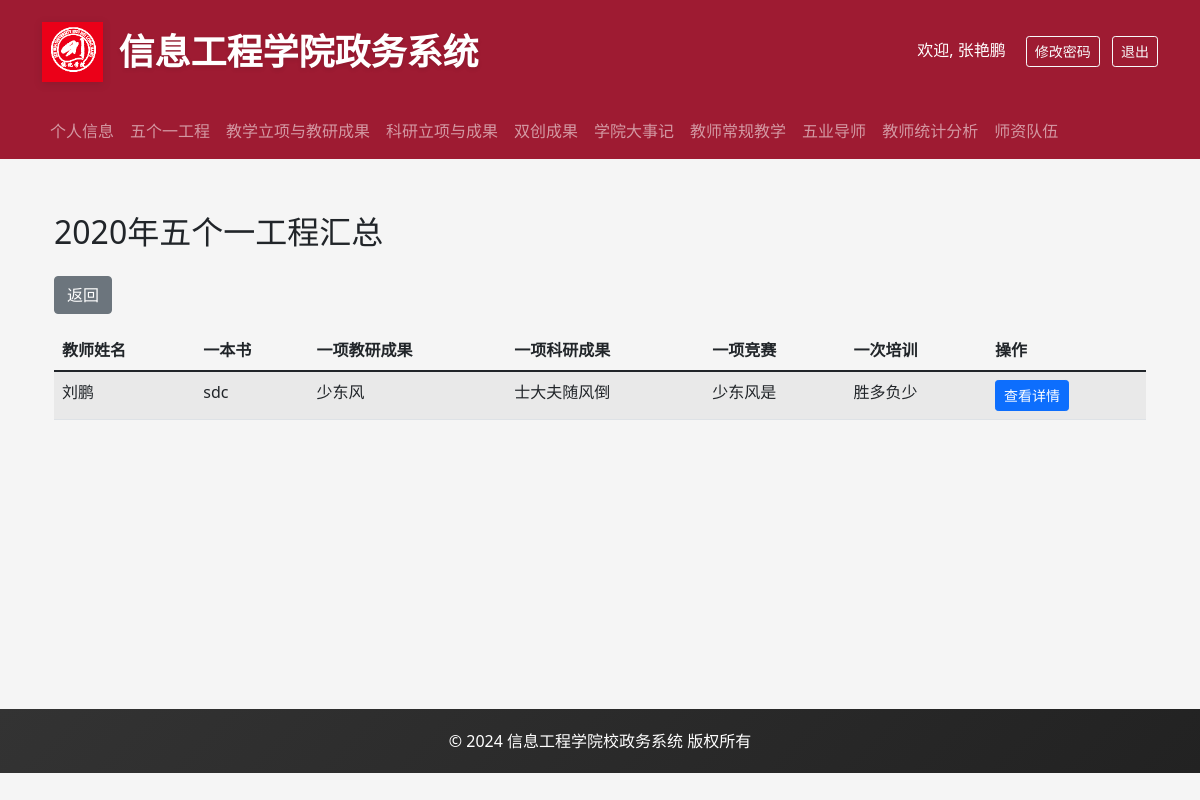
The page /view_five_one/2020 (signed in) on the database its author committed.
### backend/models.py (models this page shows, shortened)
class User(UserMixin, db.Model):
    __tablename__ = 'users'
    id = db.Column(db.Integer, primary_key=True)
    username = db.Column(db.String(80), unique=True, nullable=False)
    password_hash = db.Column(db.String(128))
    role = db.Column(db.String(20), nullable=False)  # admin, teacher, student
    name = db.Column(db.String(80))
    gender = db.Column(db.String(10))
    birth_date = db.Column(db.Date)
    email = db.Column(db.String(120), unique=True)
    phone = db.Column(db.String(20))
    employee_number = db.Column(db.String(20))
    ethnicity = db.Column(db.String(50))  # 民族
    id_number = db.Column(db.String(18))  # 身份证号
    political_status = db.Column(db.String(50))  # 政治面貌
    party_join_date = db.Column(db.Date)  # 入党时间
    party_branch = db.Column(db.String(100))  # 所属党支部
    hometown = db.Column(db.String(100))  # 籍贯
    address = db.Column(db.String(200))  # 家庭住址
    education_level = db.Column(db.String(50))  # 学历
    education_date = db.Column(db.Date)  # 获得学历时间
    degree = db.Column(db.String(50))  # 学位
    degree_date = db.Column(db.Date)  # 获得学位时间
    bachelor_school = db.Column(db.String(100))  # 本科毕业学校
    master_school = db.Column(db.String(100))  # 硕士毕业学校
    phd_school = db.Column(db.String(100))  # 博士毕业学校
    major = db.Column(db.String(100))  # 专业
    teaching_group = db.Column(db.String(100))  # 教研室
    is_dual_teacher = db.Column(db.String(10))  # 是否双师
    award_title = db.Column(db.String(100))  # 获得奖励称号
    talent_title = db.Column(db.String(100))  # 人才称号
    research_direction = db.Column(db.String(200))  # 研究方向
    work_start_date = db.Column(db.Date)  # 入校时间
    career_start_date = db.Column(db.Date)  # 参加工作时间
    highest_title = db.Column(db.String(50))  # 最高级职称
    highest_title_date = db.Column(db.Date)  # 获得最高级职称时间
    position = db.Column(db.String(50))  # 职务
    subject = db.Column(db.String(50))  # 学科
    department = db.Column(db.String(100))  # 所属院系
    photo_path = db.Column(db.String(200))  # 照片路径
    teaching_team = db.Column(db.String(100))  # 所属教学团队
    research_team = db.Column(db.String(100))  # 所属科研团队
    project_group = db.Column(db.String(100))  # 所属课题组
    hire_date = db.Column(db.Date)             # 入职日期

class BookRecord(db.Model):
    id = db.Column(db.Integer, primary_key=True)
    project_id = db.Column(db.Integer, db.ForeignKey('five_one_project.id'), nullable=False)
    book_title = db.Column(db.String(200), nullable=False)
    book_number = db.Column(db.String(50))
    publish_date = db.Column(db.Date)
    publisher = db.Column(db.String(100))
    author = db.Column(db.String(100))
    has_notes = db.Column(db.Boolean, default=False)
    created_at = db.Column(db.DateTime, default=datetime.utcnow)
    def to_dict(self):
        return {
            'id': self.id,
            'project_id': self.project_id,
            'book_title': self.book_title,
            'book_number': self.book_number,
            'publish_date': self.publish_date.strftime('%Y-%m-%d %H:%M:%S') if self.publish_date else None,
            'publisher': self.publisher,
            'author': self.author,
            'has_notes': self.has_notes,
            'created_at': self.created_at.strftime('%Y-%m-%d %H:%M:%S') if self.created_at else None,
        }

class TeachingRecord(db.Model):
    id = db.Column(db.Integer, primary_key=True)
    project_id = db.Column(db.Integer, db.ForeignKey('five_one_project.id'), nullable=False)
    achievement_name = db.Column(db.String(200), nullable=False)
    achievement_type = db.Column(db.String(50))
    achievement_date = db.Column(db.Date)
    achievement_ranking = db.Column(db.String(50))
    created_at = db.Column(db.DateTime, default=datetime.utcnow)
    def to_dict(self):
        return {
            'id': self.id,
            'project_id': self.project_id,
            'achievement_name': self.achievement_name,
            'achievement_type': self.achievement_type,
            'achievement_date': self.achievement_date,
            'achievement_ranking': self.achievement_ranking,
            'created_at': self.created_at.strftime('%Y-%m-%d %H:%M:%S') if self.created_at else None,
        }

class ResearchRecord(db.Model):
    id = db.Column(db.Integer, primary_key=True)
    project_id = db.Column(db.Integer, db.ForeignKey('five_one_project.id'), nullable=False)
    achievement_name = db.Column(db.String(200), nullable=False)
    research_type = db.Column(db.String(50))
    research_date = db.Column(db.Date)
    research_ranking = db.Column(db.String(50))
    created_at = db.Column(db.DateTime, default=datetime.utcnow)
    def to_dict(self):
        return {
            'id': self.id,
            'project_id': self.project_id,
            'achievement_name': self.achievement_name,
            'research_type': self.research_type,
            'research_date': self.research_date.strftime('%Y-%m-%d %H:%M:%S') if self.research_date else None,
            'research_ranking': self.research_ranking,
            'created_at': self.created_at.strftime('%Y-%m-%d %H:%M:%S') if self.created_at else None,
        }

class CompetitionRecord(db.Model):
    id = db.Column(db.Integer, primary_key=True)
    project_id = db.Column(db.Integer, db.ForeignKey('five_one_project.id'), nullable=False)
    competition_name = db.Column(db.String(200), nullable=False)
    competition_organizer = db.Column(db.String(100))
    competition_type = db.Column(db.String(50))
    competition_date = db.Column(db.Date)
    award_level = db.Column(db.String(50))
    student_names = db.Column(db.String(200))
    created_at = db.Column(db.DateTime, default=datetime.utcnow)
    def to_dict(self):
        return {
            'id': self.id,
            'project_id': self.project_id,
            'competition_name': self.competition_name,
            'competition_organizer': self.competition_organizer,
            'competition_type': self.competition_type,
            'competition_date': self.competition_date.strftime('%Y-%m-%d %H:%M:%S') if self.competition_date else None,
            'award_level': self.award_level,
            'student_names': self.student_names,
            'created_at': self.created_at.strftime('%Y-%m-%d %H:%M:%S') if self.created_at else None,
        }

class TrainingRecord(db.Model):
    id = db.Column(db.Integer, primary_key=True)
    project_id = db.Column(db.Integer, db.ForeignKey('five_one_project.id'), nullable=False)
    training_name = db.Column(db.String(200), nullable=False)
    training_organizer = db.Column(db.String(100))
    training_date = db.Column(db.Date)
    training_location = db.Column(db.String(100))
    training_description = db.Column(db.Text)
    created_at = db.Column(db.DateTime, default=datetime.utcnow)
    def to_dict(self):
        return {
            'id': self.id,
            'project_id': self.project_id,
            'training_name': self.training_name,
            'training_organizer': self.training_organizer,
            'training_date': self.training_date.strftime('%Y-%m-%d %H:%M:%S') if self.training_date else None,
            'training_location': self.training_location,
            'training_description': self.training_description,
            'created_at': self.created_at.strftime('%Y-%m-%d %H:%M:%S') if self.created_at else None,
        }

### backend/app.py (the view, shortened to what this page needs)
@app.route('/view_five_one')
@app.route('/view_five_one/<int:year>')
@login_required
def view_five_one(year):
    try:
        if not year:
            year = datetime.now().year
        teacher_id = request.args.get('teacher_id',type=int)
        year = int(year)
        if can_view_all_five_one():
            if teacher_id:
                record = FiveOneProject.query.filter_by(year=year, teacher_id=teacher_id).first()
                if not record:
                    teacher_name = User.query.get(teacher_id).name
                    flash(f'{teacher_name}还未编辑{year}年信息','info')
                    return redirect(url_for('view_five_one', year=year, teacher_id=teacher_id))
                return render_template('view_five_one.html',record=record,year=year,teacher_id=teacher_id)
            else:
                records = FiveOneProject.query.filter_by(year=year).all()
                teachers = {r.teacher_id: User.query.get(r.teacher_id).name for r in records}
                record_list = []
                for r in records:
                    record_list.append({
                        'teacher_id': r.teacher_id,
                        'book_records': [b.to_dict() for b in r.book_records],
                        'teaching_records': [t.to_dict() for t in r.teaching_records],
                        'research_records': [t.to_dict() for t in r.research_records],
                        'competition_records': [t.to_dict() for t in r.competition_records],
                        'training_records': [t.to_dict() for t in r.training_records],
                    })
                years = [y for y in range(2022,datetime.now().year + 1)]
                return render_template('view_five_one_list.html',
                                       records=record_list,
                                       teachers=teachers,
                                       year=year,
                                       years=years,)
    except Exception as e:
        flash(f'获取数据时发生错误：{str(e)}', 'error')
        return redirect(url_for('five_one'))

### frontend/templates/view_five_one_list.html (shortened to what this page needs)
{% extends "base.html" %}
{% block content %}
<div class="container mt-4">
    <h2 class="mb-4">{{ year }}年五个一工程汇总</h2>
    <div class="mb-3">
        <a href="{{ url_for('five_one') }}" class="btn btn-secondary">返回</a>
    </div>
    <div class="table-responsive">
        <table class="table table-striped table-hover">
            <thead>
                <tr>
                    <th>教师姓名</th>
                    <th>一本书</th>
                    <th>一项教研成果</th>
                    <th>一项科研成果</th>
                    <th>一项竞赛</th>
                    <th>一次培训</th>
                    <th>操作</th>
                </tr>
            </thead>
            <tbody>
                {% for record in records %}
                <tr>
                    <td>{{ teachers[record.teacher_id] }}</td>
                    <td>
                        {% for book in record.book_records %}
                            <div>{{ book.book_title }}</div>
                        {% endfor %}
                    </td>
                    <td>
                        {% for t in record.teaching_records %}
                            <div>{{ t.achievement_name }}</div>
                        {% endfor %}
                    </td>
                    <td>
                        {% for r in record.research_records %}
                            <div>{{ r.achievement_name }}</div>
                        {% endfor %}
                    </td>
                    <td>
                        {% for c in record.competition_records %}
                            <div>{{ c.competition_name }}</div>
                        {% endfor %}
                    </td>
                    <td>
                        {% for t in record.training_records %}
                            <div>{{ t.training_name }}</div>
                        {% endfor %}
                    </td>
                    <td>
                        <a href="{{ url_for('view_five_one', year=year, teacher_id=record.teacher_id) }}" class="btn btn-primary btn-sm">查看详情</a>
                    </td>
                </tr>
                {% endfor %}
            </tbody>
        </table>
    </div>
</div>
{% endblock %}

### frontend/templates/base.html (shortened to what this page needs)
<!DOCTYPE html>
<html lang="zh">
<head>
    <link href="https://cdn.jsdelivr.net/npm/bootstrap@5.1.3/dist/css/bootstrap.min.css" rel="stylesheet">
    <link rel="stylesheet" href="https://cdn.jsdelivr.net/npm/bootstrap-icons@1.8.1/font/bootstrap-icons.css">
</head>
<body>
    <header class="header">
        <div class="container">
            <div class="d-flex align-items-center justify-content-between">
                <div class="d-flex align-items-center">
                    <img src="{{ url_for('static', filename='logo.png') }}" alt="信息工程学院" class="logo me-3">
                    <h1>信息工程学院政务系统</h1>
                </div>
                {% if current_user.is_authenticated %}
                <div>
                    <span class="text-white me-3">欢迎, {{ current_user.name }}</span>
                    <button class="btn btn-outline-light btn-sm me-2" data-bs-toggle="modal" data-bs-target="#changePasswordModal">
                        修改密码
                    </button>
                    <a href="{{ url_for('logout') }}" class="btn btn-outline-light btn-sm">退出</a>
                </div>
                {% endif %}
            </div>
        </div>
    </header>
    {% if current_user.is_authenticated %}
    <nav class="navbar navbar-expand-lg navbar-dark bg-danger">
        <div class="container">
            <div class="collapse navbar-collapse" id="navbarNav">
                <ul class="navbar-nav me-auto">
                    <li class="nav-item">
                        <a class="nav-link {% if request.endpoint == 'profile' %}active{% endif %}" href="{{ url_for('profile') }}">个人信息</a>
                    </li>
                    <li class="nav-item">
                        <a class="nav-link {% if request.endpoint == 'five_one' %}active{% endif %}" href="{{ url_for('five_one') }}">五个一工程</a>
                    </li>
                    <li class="nav-item">
                        <a class="nav-link {% if request.endpoint == 'teaching_research' %}active{% endif %}" href="{{ url_for('teaching_research') }}">教学立项与教研成果</a>
                    </li>
                    <li class="nav-item">
                        <a class="nav-link {% if request.endpoint == 'scientific_research' %}active{% endif %}" href="{{ url_for('scientific_research') }}">科研立项与成果</a>
                    </li>
                    <li class="nav-item">
                        <a class="nav-link {% if request.endpoint == 'innovation_achievements' %}active{% endif %}" href="{{ url_for('innovation_achievements') }}">双创成果</a>
                    </li>
                    <li class="nav-item">
                        <a class="nav-link {% if request.endpoint == 'college_events' %}active{% endif %}" href="{{ url_for('college_events') }}">学院大事记</a>
                    </li>
                    <li class="nav-item">
                        <a class="nav-link {% if request.endpoint == 'teacher_teaching' %}active{% endif %}" href="{{ url_for('teacher_teaching') }}">教师常规教学</a>
                    </li>
                    <li class="nav-item">
                        <a class="nav-link {% if request.endpoint == 'five_one_mentor' %}active{% endif %}" href="{{ url_for('five_one_mentor') }}">五业导师</a>
                    </li>
                    <li class="nav-item">
                        <a class="nav-link {% if request.endpoint == 'teacher_statistics' %}active{% endif %}" href="{{ url_for('teacher_statistics') }}">教师统计分析</a>
                    </li>
                    {% if current_user.username in ['张艳鹏', '王鹏', '高日月'] %}
                    <li class="nav-item">
                        <a class="nav-link {% if request.endpoint == 'faculty_team' %}active{% endif %}" href="{{ url_for('faculty_team') }}">师资队伍</a>
                    </li>
                    {% endif %}
                </ul>
            </div>
        </div>
    </nav>
    {% endif %}
    <div class="content-wrapper">
        <div class="container">
            {% block content %}{% endblock %}
        </div>
    </div>
    <footer class="footer">
        <div class="container text-center">
            <p class="mb-0">© 2024 信息工程学院校政务系统 版权所有</p>
        </div>
    </footer>
</body>
</html>

### rows shown on the page
User: name "张艳鹏"
User: name "刘鹏"
BookRecord: book_title "sdc"
TeachingRecord: achievement_name "少东风"
ResearchRecord: achievement_name "士大夫随风倒"
CompetitionRecord: competition_name "少东风是"
TrainingRecord: training_name "胜多负少"

### other values the page prints
{{ year }} "2020"
